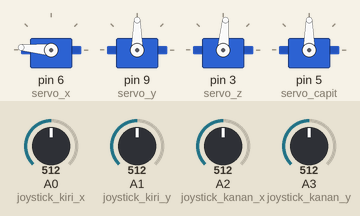
Simulated run of this sketch. Board: Arduino Uno, built with avr-gcc and run on an emulated ATmega328P. Parts: 4 × servo. The test bench sets the inputs (shaded band); at power-on: A0 (joystick_kiri_x) = 512, A1 (joystick_kiri_y) = 512, A3 (joystick_kanan_y) = 512, A2 (joystick_kanan_x) = 512.

Above: at 1.2 s.
1.3 s: A0 (joystick_kiri_x) set to 671
2.8 s: A0 (joystick_kiri_x) set to 699
At 3.8 s:
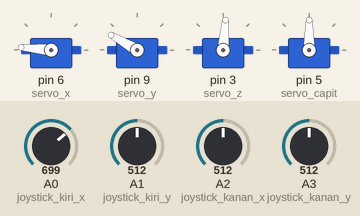
4.3 s: A1 (joystick_kiri_y) set to 664
5.8 s: A1 (joystick_kiri_y) set to 698
At 7.0 s:
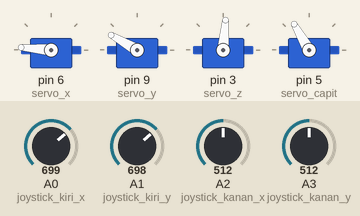
7.3 s: A3 (joystick_kanan_y) set to 669
8.8 s: A3 (joystick_kanan_y) set to 687
At 9.5 s:
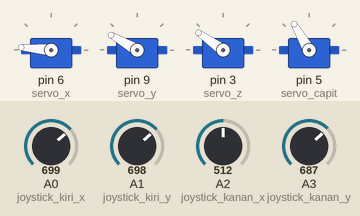
Timing chart, 0 to 11.3 s (numbered marks = the images above; inputs shaded):
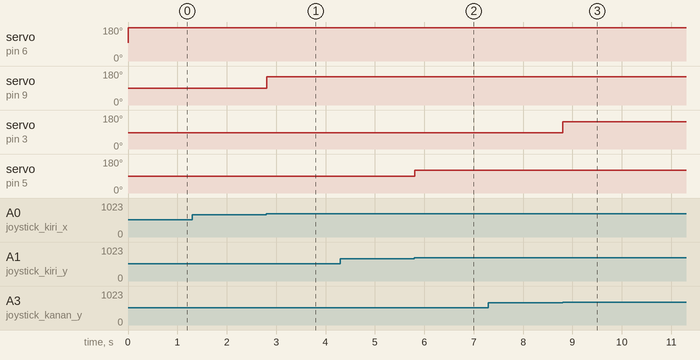

The sketch:

maincode.ino
```cpp
//  || ROBOT ARM 4 DOF MENGGUNAKAN SERVO
// IBNUL SAHGIANTO 1901021076 UNIVERSITAS BUMIGORA TEKNOLOGI INFORMASI MATARAM
#include <Servo.h>
// Mengaktifkan Servo
Servo servo_x ;
Servo servo_y ;
Servo servo_z ;
Servo servo_capit ;
// menentukan derajat tiap servo
int derajat_x = 90;
int derajat_y = 90;
int derajat_z = 85;
int derajat_capit= 90;
// input joystick ke pin analog
#define joystick_kiri_x A0
#define joystick_kiri_y A1
#define joystick_kanan_x A2
#define joystick_kanan_y A3
void setup()
{
  // Menentukan pin signal servo dari arduino
  Serial.begin(9600);
  servo_x.attach(6);
  servo_y.attach(9);
  servo_z.attach(3);
  servo_capit.attach(5);
}
void loop()
{
  // Menentukan nilai analog dari pin analog
  int nilai_joystick_kiri_x = analogRead(joystick_kiri_x); // A0
  int nilai_joystick_kiri_y = analogRead(joystick_kiri_y); // A1
  int nilai_joystick_kanan_x = analogRead(joystick_kanan_x); // A2
  int nilai_joystick_kanan_y = analogRead(joystick_kanan_y); // A3

  // Menentukan pertambahan nilai derajat dengan nilai analog
  if (nilai_joystick_kiri_x < 340) derajat_y -=7;
  else if (nilai_joystick_kiri_x >680) derajat_y +=7;

  if(nilai_joystick_kiri_y <340) derajat_capit -=5;
  else if (nilai_joystick_kiri_y > 680) derajat_capit +=5;

  if(nilai_joystick_kanan_x)derajat_x +=7;
  else if (nilai_joystick_kanan_x >680) derajat_x -=7;

  if(nilai_joystick_kanan_y <340) derajat_z -=7;
  else if(nilai_joystick_kanan_y >680)derajat_z +=7;
  derajat_x = min(175, max(20, derajat_x));
  derajat_y = min(150, max(5, derajat_y));
  derajat_z = min(145, max(15, derajat_z));
  derajat_capit = min(120, max(40, derajat_capit));
  /* melihat nilai serial
  Serial.println(" Nilai derajat x : ");
  Serial.print(derajat_x);
  Serial.println("| nilai derajat y : ");
  Serial.print(derajat_y);
  Serial.println("| nilai derajat z : ");
  Serial.print(derajat_z);
  Serial.println("| nilai derajat capit : ");
  Serial.println  (derajat_capit);
  */
  // output nilai derajat untuk servo
  servo_capit.write(derajat_capit);
  servo_x.write(derajat_x);
  servo_y.write(derajat_y);
  servo_z.write(derajat_z);

}
```

Measured:
- the behaviour switches between 680 and 681 on A0 (joystick_kiri_x) (found by bisection; images 0 and 1)
- the behaviour switches between 680 and 681 on A1 (joystick_kiri_y) (found by bisection; images 1 and 2)
- the behaviour switches between 680 and 681 on A3 (joystick_kanan_y) (found by bisection; images 2 and 3)
- after the input at 1.3 s, every drawn part: stays the same
- after the input at 2.8 s, servo on pin 9 (servo_y): 90° → 150° at once
- after the input at 4.3 s, every drawn part: stays the same
- after the input at 5.8 s, servo on pin 5 (servo_capit): 90° → 120° at once
- after the input at 7.3 s, every drawn part: stays the same
- after the input at 8.8 s, servo on pin 3 (servo_z): 85° → 145° at once
